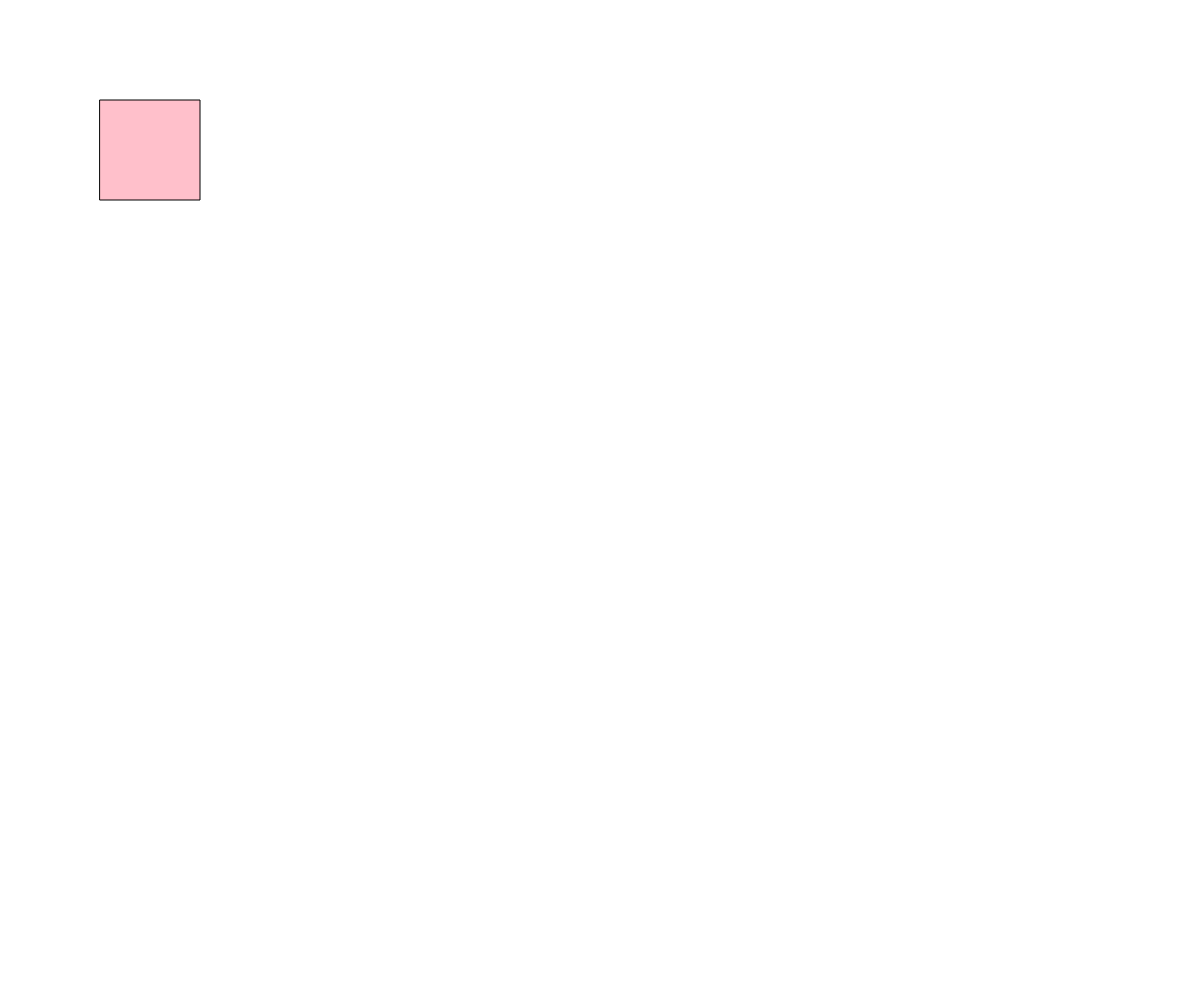
Frame 1 (no input)
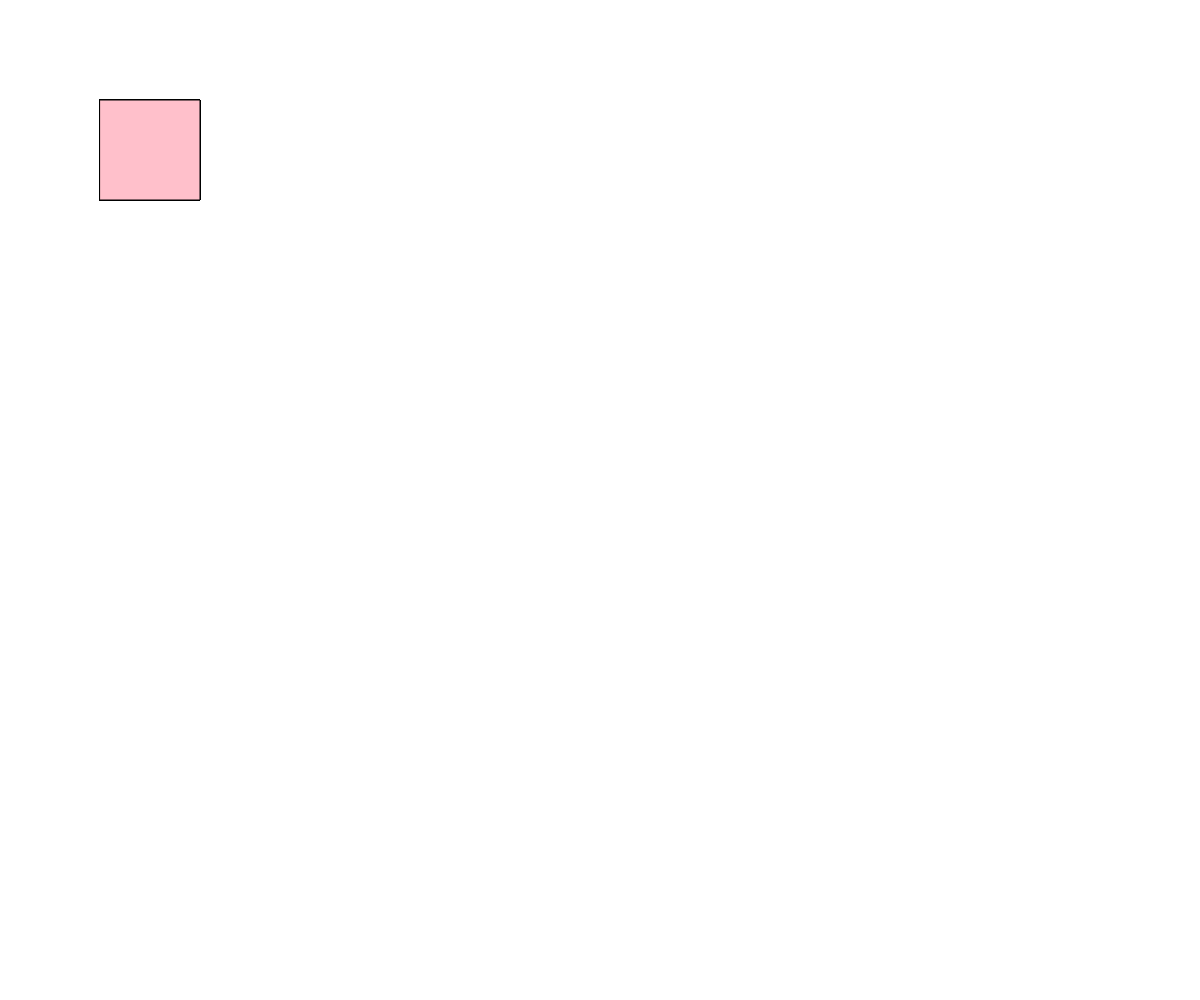
Frame 60 (no input)
Frame 120 (the mouse pressed at the canvas centre since frame 60): identical to frame 60, image omitted

The p5.js sketch that drew these frames (run headless with seeded random() and noise() and a simulated clock; from frame 60 on, the mouse is pressed at the canvas centre):

// p5.js sketch
// ── sketch.js
function setup() {
  createCanvas(window.innerWidth, window.innerHeight);
}

function draw() {
  fill(color('pink'));
  rect(100, 100, 100, 100);
}
